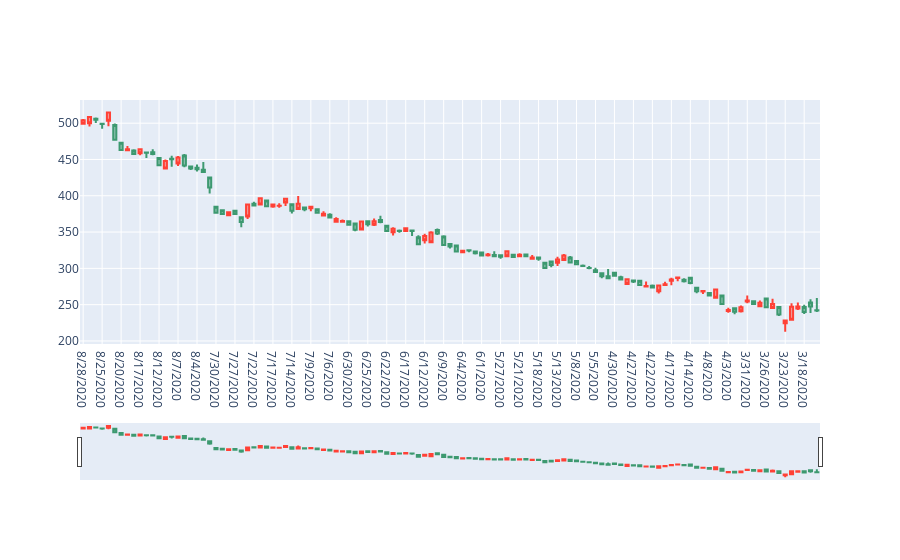

Notebook code cell kept with this figure:
### Code cell
fig = go.Figure(data=[go.Candlestick(x=AAPL['Date'],
                                    open = AAPL['Open'],
                                    high = AAPL['High'],
                                    low = AAPL['Low'],
                                    close = AAPL['Close'])])
fig.show()
